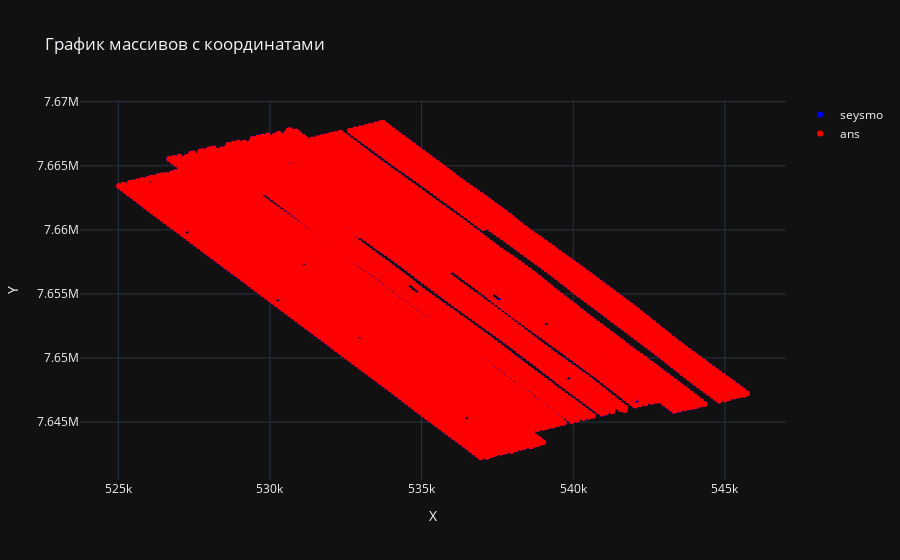

Here is the notebook cell this chart was saved with:
### Code cell
x1, y1, f1 = zip(*list(seysm_dict.keys()))

# Разделяем координаты X и Y для второго массива
x2, y2, f2 = zip(*list(zip_data.keys()))


# Создаем трассировки для каждого массива
trace1 = go.Scatter(
    x=x1,
    y=y1,
    mode='markers',
    marker=dict(color='blue'),
    name='seysmo'
)

trace2 = go.Scatter(
    x=x2,
    y=y2,
    mode='markers',
    marker=dict(color='red'),
    name='ans'
)

# Определяем макет графика
layout = go.Layout(
    title='График массивов с координатами',
    xaxis=dict(title='X'),
    yaxis=dict(title='Y')
)

# Создаем фигуру с данными и макетом
fig = go.Figure(data=[trace1, trace2], layout=layout)

# Отображаем график
pio.show(fig)

### Figure 1 — Plotly figure (JSON) as saved in the notebook; plotly's stock layout.template omitted (floating-point values rounded to 4 significant figures; data arrays with more than 128 entries replaced by an {"elided": "..."} marker saying what was removed)
{"data": [{"marker": {"color": "blue"}, "mode": "markers", "name": "seysmo", "x": {"elided": "7004 int values"}, "y": {"elided": "7004 int values"}, "type": "scatter"}, {"marker": {"color": "red"}, "mode": "markers", "name": "ans", "x": {"elided": "7006 int values"}, "y": {"elided": "7006 int values"}, "type": "scatter"}], "layout": {"title": {"text": "График массивов с координатами"}, "xaxis": {"title": {"text": "X"}}, "yaxis": {"title": {"text": "Y"}}}}
